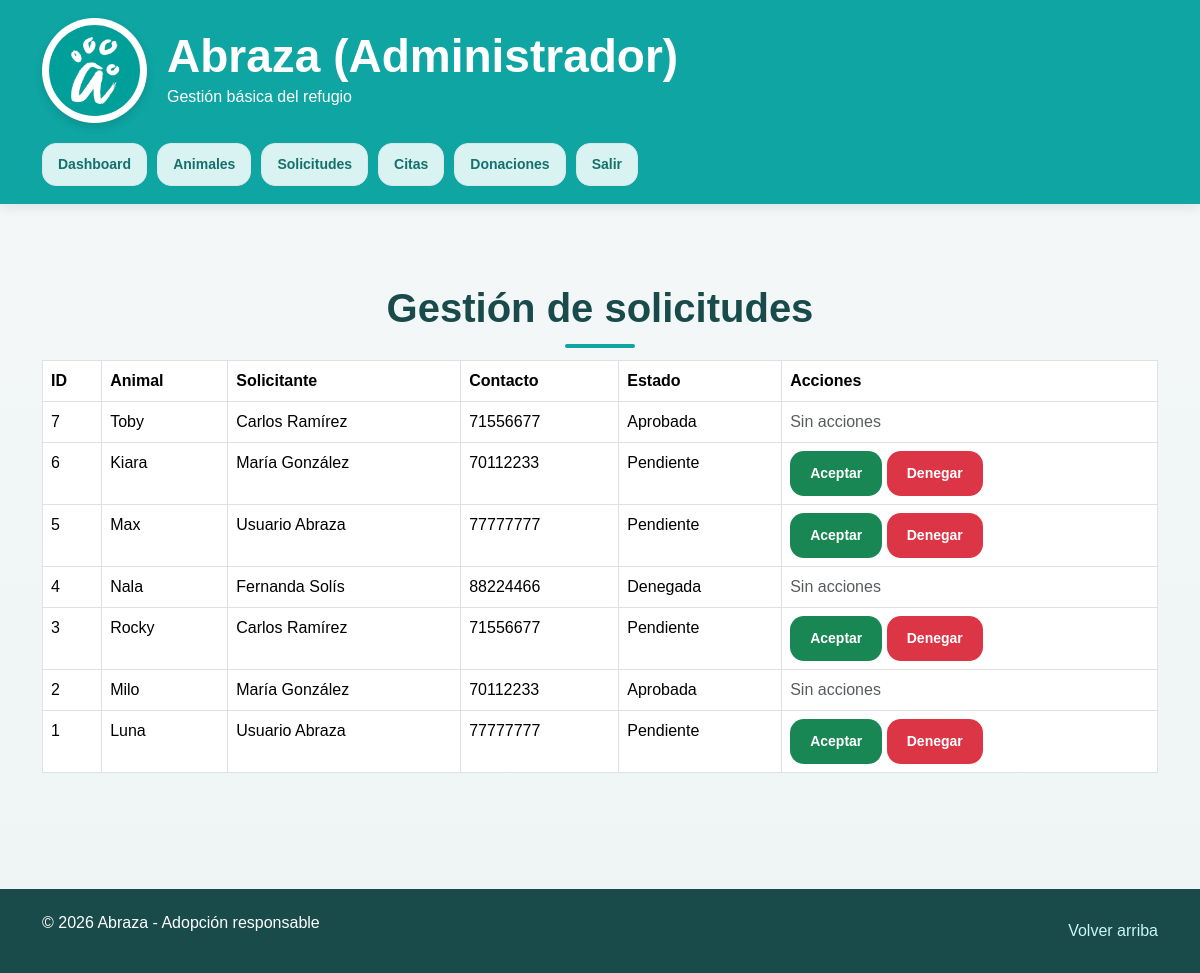
The page /public/index.php?accion=adminSolicitudes (signed in) on the database its author committed.
### tables this page shows
CREATE TABLE solicitudes (
    id INT AUTO_INCREMENT PRIMARY KEY,
    usuario_id INT NULL,
    animal_id INT NOT NULL,
    nombre VARCHAR(100) NOT NULL,
    contacto VARCHAR(100) NOT NULL,
    edad INT NOT NULL,
    direccion VARCHAR(255) NOT NULL,
    familia TEXT NOT NULL,
    experiencia TEXT NOT NULL,
    vivienda VARCHAR(100) NOT NULL,
    motivo TEXT NOT NULL,
    estado VARCHAR(50) DEFAULT 'Pendiente',
    FOREIGN KEY (usuario_id) REFERENCES usuarios(id),
    FOREIGN KEY (animal_id) REFERENCES animales(id)
);

CREATE TABLE animales (
    id INT AUTO_INCREMENT PRIMARY KEY,
    nombre VARCHAR(100) NOT NULL,
    especie VARCHAR(50) NOT NULL,
    edad VARCHAR(50) NOT NULL,
    tamano VARCHAR(50) NOT NULL,
    estado VARCHAR(100) NOT NULL,
    descripcion TEXT NOT NULL,
    imagen VARCHAR(100) DEFAULT NULL
);

### app/controllers/SolicitudController.php (called while the page is built, shortened)
<?php
require_once __DIR__ . '/../../config/database.php';
require_once __DIR__ . '/../models/Solicitud.php';
class SolicitudController
{
    private $model;
    public function __construct()
    {
        $database = new Database();
        $db = $database->connect();
        $this->model = new Solicitud($db);
    }
    public function adminSolicitudes()
    {
        $solicitudes = $this->model->obtenerTodas();
        require_once __DIR__ . '/../views/admin/solicitudes.php';
    }
}

### app/models/Solicitud.php (called while the page is built, shortened)
<?php
class Solicitud
{
    private $conn;
    private $table = "solicitudes";
    public function __construct($db)
    {
        $this->conn = $db;
    }
    public function obtenerTodas()
    {
        $sql = "SELECT s.*, a.nombre AS nombre_animal
                FROM {$this->table} s
                INNER JOIN animales a ON s.animal_id = a.id
                ORDER BY s.id DESC";
        $result = $this->conn->query($sql);
        return $result->fetch_all(MYSQLI_ASSOC);
    }
}

### app/views/admin/solicitudes.php (the view, shortened to what this page needs)
<?php require_once __DIR__ . '/../layouts/header.php'; ?>
<?php require_once __DIR__ . '/../layouts/nav-admin.php'; ?>
<main>
    <section class="seccion">
        <div class="container">
            <h2 class="titulo-seccion">Gestión de solicitudes</h2>
            <div class="table-responsive">
                <table class="table table-bordered">
                    <thead>
                        <tr>
                            <th>ID</th>
                            <th>Animal</th>
                            <th>Solicitante</th>
                            <th>Contacto</th>
                            <th>Estado</th>
                            <th>Acciones</th>
                        </tr>
                    </thead>
                    <tbody>
                        <?php if (!empty($solicitudes)): ?>
                            <?php foreach ($solicitudes as $solicitud): ?>
                                <tr>
                                    <td><?= $solicitud['id']; ?></td>
                                    <td><?= htmlspecialchars($solicitud['nombre_animal']); ?></td>
                                    <td><?= htmlspecialchars($solicitud['nombre']); ?></td>
                                    <td><?= htmlspecialchars($solicitud['contacto']); ?></td>
                                    <td><?= htmlspecialchars($solicitud['estado']); ?></td>
                                    <td>
                                        <?php if ($solicitud['estado'] === 'Pendiente'): ?>
                                            <a href="index.php?accion=aprobarSolicitud&id=<?= $solicitud['id']; ?>" class="btn btn-success btn-sm">
                                                Aceptar
                                            </a>
                                            <a href="index.php?accion=denegarSolicitud&id=<?= $solicitud['id']; ?>" class="btn btn-danger btn-sm">
                                                Denegar
                                            </a>
                                        <?php else: ?>
                                            <span class="text-muted">Sin acciones</span>
                                        <?php endif; ?>
                                    </td>
                                </tr>
                            <?php endforeach; ?>
                        <?php else: ?>
                            <tr>
                                <td colspan="6">No hay solicitudes registradas.</td>
                            </tr>
                        <?php endif; ?>
                    </tbody>
                </table>
            </div>
        </div>
    </section>
</main>
<?php require_once __DIR__ . '/../layouts/footer.php'; ?>

### public/css/style_proyecto.css (style rules this page uses)
body { margin: 0; font-family: Arial, sans-serif; background: linear-gradient(to bottom, #f5f8f8, #eef4f4); color: #333; }
.seccion { padding: 80px 0; }
.titulo-seccion { text-align: center; font-size: 40px; margin-top: 0; margin-bottom: 12px; color: #184b4a; font-weight: bold; position: relative; }
.titulo-seccion::after { content: ""; width: 70px; height: 4px; background-color: #0ea5a3; display: block; margin: 12px auto 0 auto; border-radius: 10px; }
.btn { display: inline-block; text-decoration: none; border: none; border-radius: 14px; padding: 12px 20px; font-weight: bold; cursor: pointer; transition: all 0.3s ease; }

### rows shown on the page
solicitudes: id "7", animal.nombre "Toby", nombre "Carlos Ramírez", contacto "71556677", estado "Aprobada", shows "Sin acciones"
solicitudes: id "6", animal.nombre "Kiara", nombre "María González", contacto "70112233", estado "Pendiente"
solicitudes: id "5", animal.nombre "Max", nombre "Usuario Abraza", contacto "77777777", estado "Pendiente"
solicitudes: id "4", animal.nombre "Nala", nombre "Fernanda Solís", contacto "88224466", estado "Denegada", shows "Sin acciones"
solicitudes: id "3", animal.nombre "Rocky", nombre "Carlos Ramírez", contacto "71556677", estado "Pendiente"
solicitudes: id "2", animal.nombre "Milo", nombre "María González", contacto "70112233", estado "Aprobada", shows "Sin acciones"
solicitudes: id "1", animal.nombre "Luna", nombre "Usuario Abraza", contacto "77777777", estado "Pendiente"
